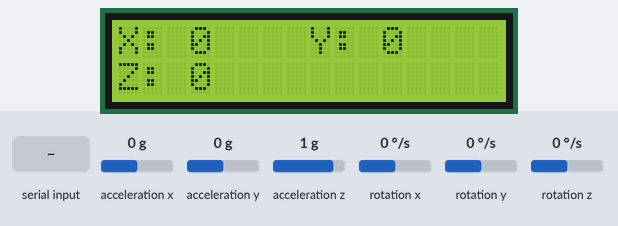
Bench run of a sketch on a simulated Arduino Uno, built with avr-gcc and run on an emulated ATmega328P. On the bench: 16×2 character LCD. Inputs (shaded band) come from the test bench; at power-on: rotation z 0 °/s, acceleration x 0 g, acceleration y 0 g, acceleration z 1 g, rotation x 0 °/s, rotation y 0 °/s. What the sketch prints to the serial monitor is not drawn.

Above: at 5.2 s.
5.3 s: rotation z set to -192 °/s
At 5.56 s:
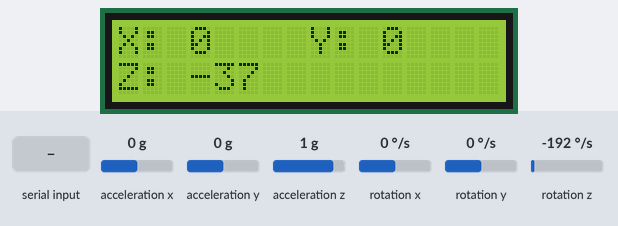
6.9 s: "r" received over Serial
At 6.98 s:
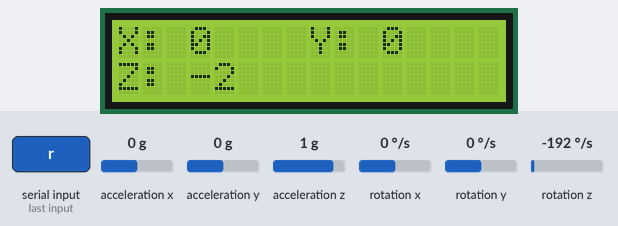
8.4 s: rotation z set to 0 °/s
At 9.5 s:
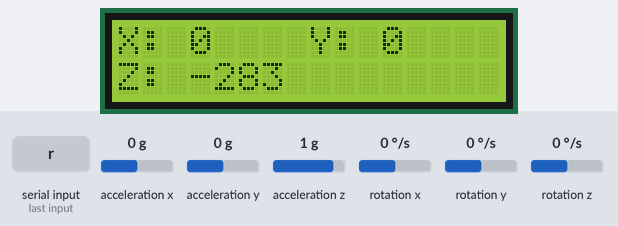
9.9 s: acceleration x set to 0.8 g
At 10.8 s:
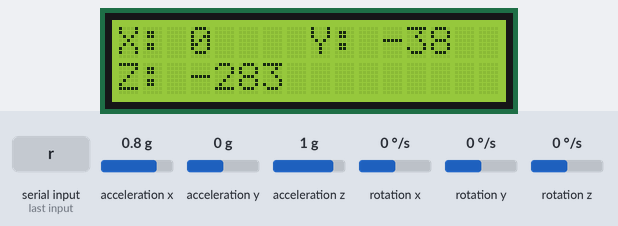
11.5 s: acceleration y set to 0.8 g
At 12.5 s:
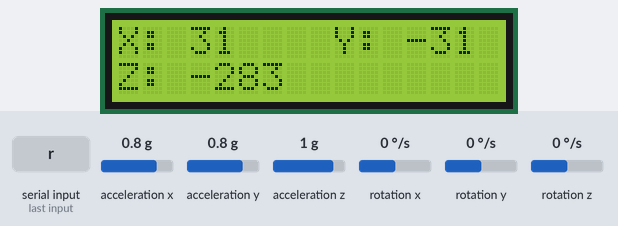
13.1 s: acceleration z set to -1.4 g
At 13.9 s:
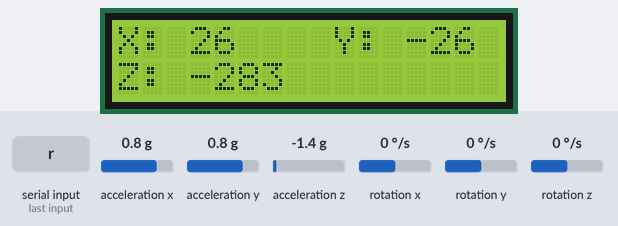
Timing chart, 0 to 15.6 s (numbered marks = the images above; inputs shaded):
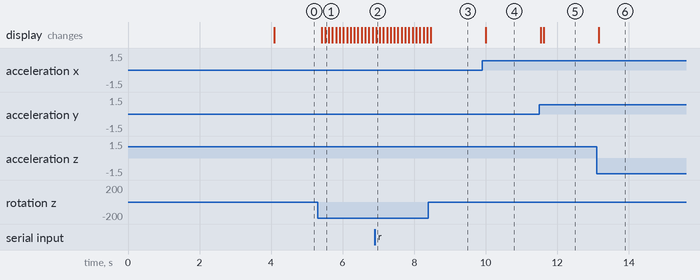

Measured:
- after the input at 5.3 s, the display: first changes after 0.12 s (image 1 shows a later state)
- after the input at 9.9 s, the display: changes after 0.11 s (image 4)
- after the input at 11.5 s, the display: first changes at once (image 5 shows a later state)
- after the input at 13.1 s, the display: changes after 0.06 s (image 6)

The sketch:

angle_measurement_device.ino
```cpp
#include <Wire.h>
#include <MPU6050_light.h>
#include <LiquidCrystal_I2C.h>

MPU6050 mpu(Wire);
LiquidCrystal_I2C lcd(0x27, 16, 2);

unsigned long timer = 0;

// Reference points for calibration
float xref = 0, yref = 0, zref = 0;

// Variables to hold filtered angles
float angleZ, angleX, angleY;
const int numReadings = 5;
float angleZReadings[numReadings];
float angleXReadings[numReadings];
float angleYReadings[numReadings];
int readIndex = 0;
float totalZ = 0, totalX = 0, totalY = 0;

// Define a threshold to ignore small fluctuations
const float threshold = 1.0;

void setup() {
  Serial.begin(9600);
  lcd.begin(16, 2);
  lcd.backlight();

  Wire.begin();
  mpu.begin();

  Serial.println(F("Calculating offsets, do not move MPU6050"));
  delay(1000);
  mpu.calcGyroOffsets();
  Serial.println("Done!\n");

  // Initialize readings arrays to 0
  for (int i = 0; i < numReadings; i++) {
    angleZReadings[i] = 0;
    angleXReadings[i] = 0;
    angleYReadings[i] = 0;
  }
}

// Function to set the current angles as the reference point
void setReference() {
  xref = angleX;
  yref = angleY;
  zref = angleZ;
  Serial.println("Reference points set.");
}

void loop() {
  mpu.update();

  // Update total by subtracting the last reading
  totalZ -= angleZReadings[readIndex];
  totalX -= angleXReadings[readIndex];
  totalY -= angleYReadings[readIndex];

  // Read current angles and apply reference offsets
  angleZReadings[readIndex] = mpu.getAngleZ() - zref;
  angleXReadings[readIndex] = mpu.getAngleX() - xref;
  angleYReadings[readIndex] = mpu.getAngleY() - yref;

  // Add new readings to the total
  totalZ += angleZReadings[readIndex];
  totalX += angleXReadings[readIndex];
  totalY += angleYReadings[readIndex];

  readIndex = (readIndex + 1) % numReadings;

  // Calculate the average
  angleZ = totalZ / numReadings;
  angleX = totalX / numReadings;
  angleY = totalY / numReadings;

  // Apply threshold to ignore small fluctuations
  if (abs(angleX) < threshold) angleX = 0;
  if (abs(angleY) < threshold) angleY = 0;
  if (abs(angleZ) < threshold) angleZ = 0;

  if ((millis() - timer) > 100) {
    timer = millis();

    lcd.setCursor(0, 0);
    lcd.print("X: ");
    lcd.print(int(angleX));
    lcd.print("   "); // Clear any remaining characters

    lcd.print(" Y: ");
    lcd.print(int(angleY));
    lcd.print("   "); // Clear any remaining characters

    lcd.setCursor(0, 1);
    lcd.print("Z: ");
    lcd.print(int(angleZ));
    lcd.print("   "); // Clear any remaining characters

    // Print to Serial Monitor
    Serial.print("Angle X: "); Serial.print(angleX);
    Serial.print(" | Angle Y: "); Serial.print(angleY);
    Serial.print(" | Angle Z: "); Serial.println(angleZ);
  }

  // Example to set reference point if Serial input 'r' is received
  if (Serial.available() > 0) {
    char command = Serial.read();
    if (command == 'r') {
      setReference();
    }
  }
}
```
